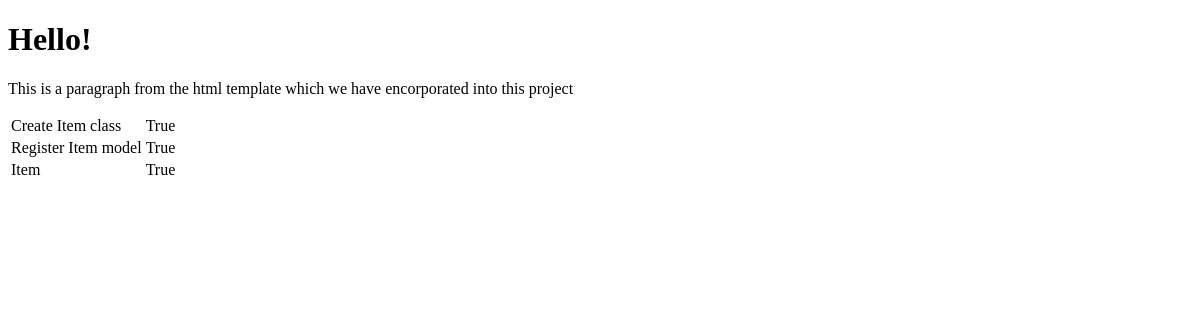
Before: / with the older database file.
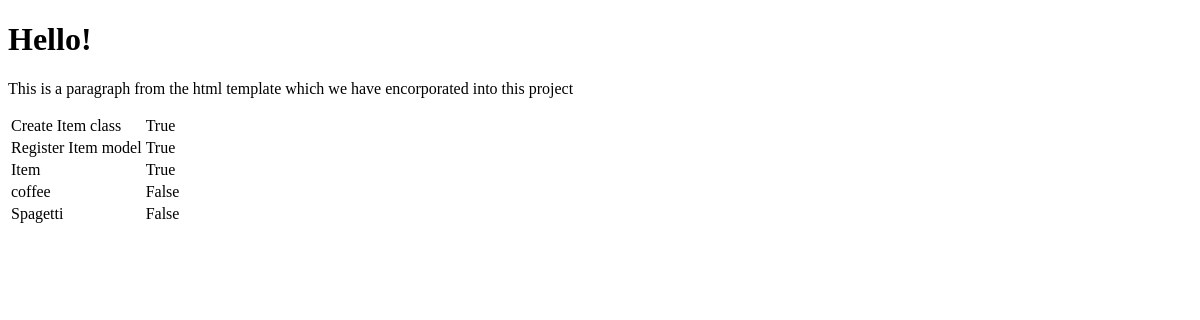
After: the same page with the newer database file.
### recipe/models.py (models this page shows, shortened)
class item(models.Model):
    name = models.CharField(max_length=50, null=False, blank=False)
    done = models.BooleanField(null=False, blank=False, default=False)

### recipe/views.py (the view)
# urls.py: path('', show_recipe_list, name="recipe_list")   # This is our home page that will display automatically.
def show_recipe_list(request):
    items = item.objects.all()
    context = {
        'items': items
    }
    return render(request, 'recipe/recipe_list.html', context)

### recipe/templates/recipe/recipe_list.html (shortened to what this page needs)
<!DOCTYPE html>
<html lang="en">
<head>
</head>
<body>
    <h1>Hello!</h1>
    <p>This is a paragraph from the html template which we have encorporated into this project</p>
    <table>
        {% for item in items %}
            <tr>
                <td>{{ item.name }}</td>
                <td>{{ item.done }}</td>
            </tr>
        {% endfor %}
    </table>
</body>
</html>

Changed rows visible on the page:
added item: name "coffee", done "False"
added item: name "Spagetti", done "False"
